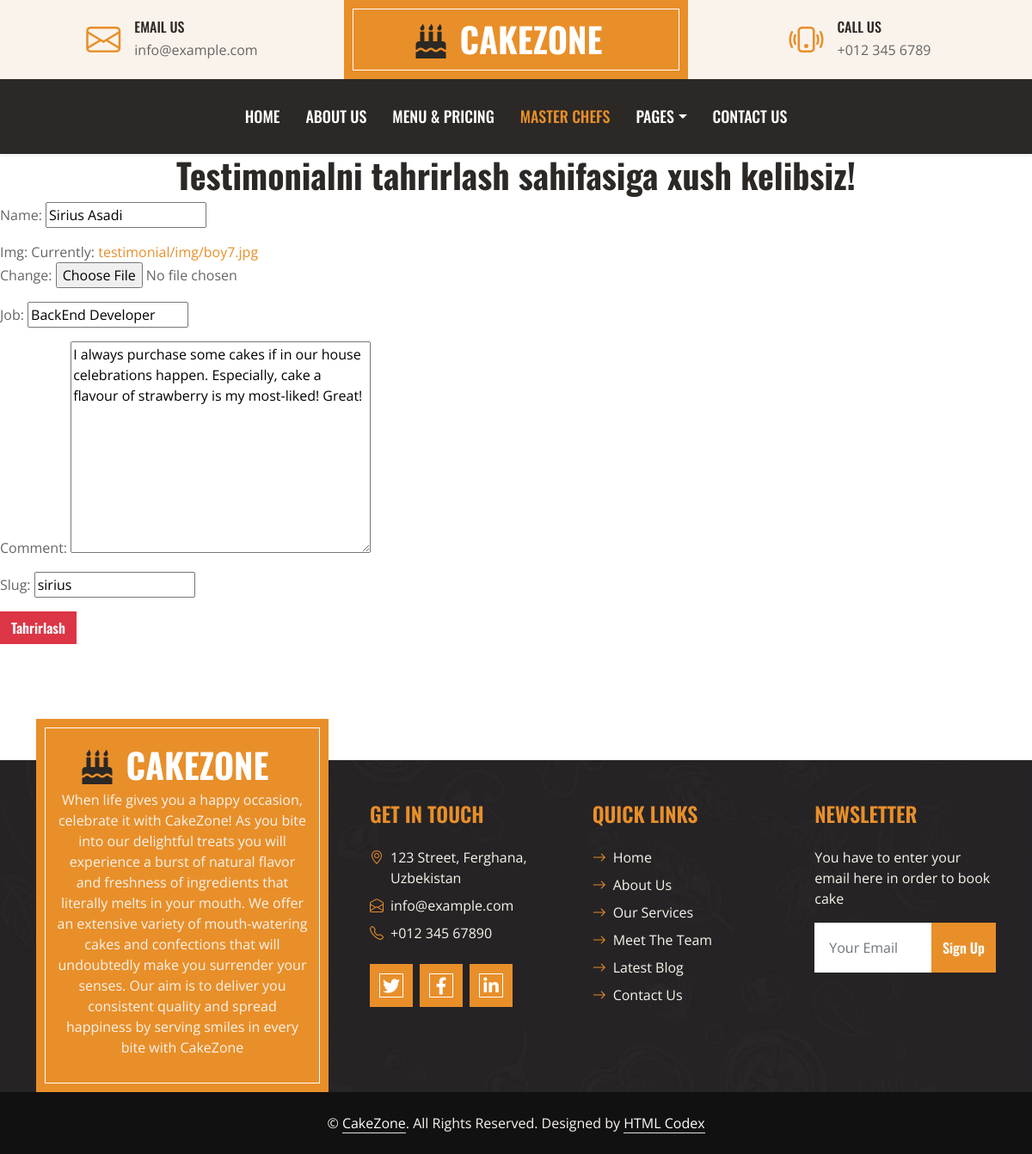
Page /testimonial/edit/sirius/ on the committed database.
### logic/models.py (models this page shows, shortened)
class Testimonial(models.Model):
    name = models.CharField(max_length=200)
    img = models.ImageField(upload_to='testimonial/img')
    job = models.CharField(max_length=50)
    comment = models.TextField()
    slug = models.SlugField(max_length=200)

### logic/views.py (the view)
# urls.py: path('testimonial/edit/<slug>/', testimonialUpdateView.as_view(), name="testimonialUpdateView"),
class testimonialUpdateView(UpdateView):
    model = Testimonial
    fields = "__all__"
    template_name = "testimonial/testimonialEdit.html"

### templates/testimonial/testimonialEdit.html
{% extends 'base.html' %}
{% block content %}
<h1 class="text-center">Testimonialni tahrirlash sahifasiga xush kelibsiz!</h1>
<form method="post" enctype="multipart/form-data">{%csrf_token%}
    {{form.as_p}}
    <button type="submit" class="btn btn-danger">Tahrirlash</button>
</form>
{% endblock content %}

### static/css/style.css (style rules this page uses)
:root { --primary: #E88F2A; --secondary: #FAF3EB; --light: #FFFFFF; --dark: #2B2825; }
h1, h2, .font-weight-bold { font-weight: 700 !important; }
.btn { font-family: 'Oswald', sans-serif; font-weight: 600; transition: .5s; }

### rows in the picture
Testimonial: name "Sirius Asadi", job "BackEnd Developer", comment "I always purchase some cakes if in our house celebrations happen. Especially, cake a flavour of strawberry is my most-liked! Great!", slug "sirius"
